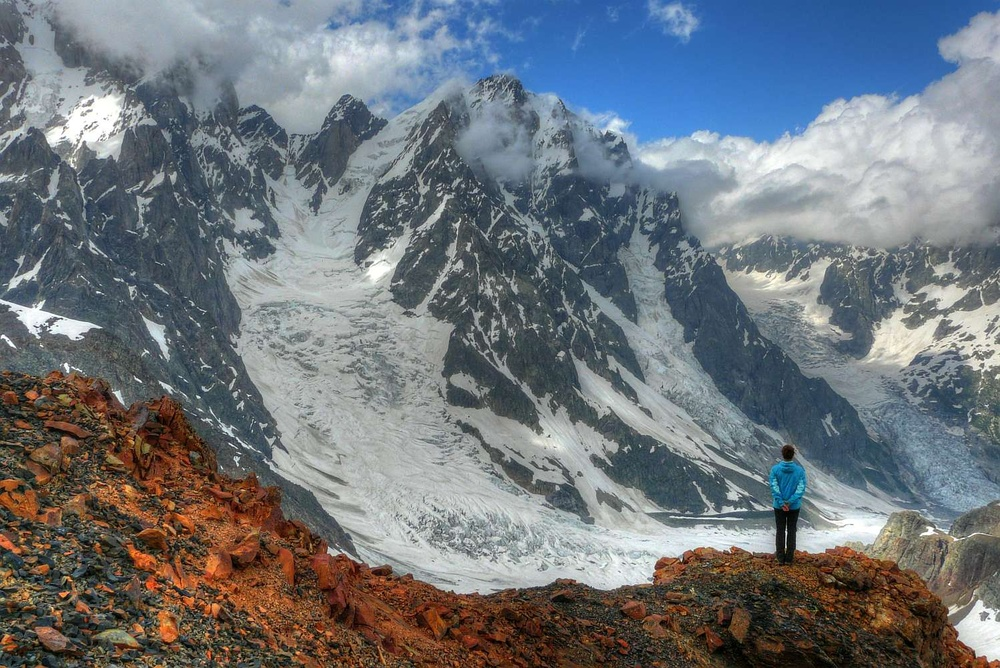
//> input picture IPA/input.jpg, 1000 x 668 px, shrunk from 1498 x 1000 before the run
$ ./mt02 ../../IPA/input.jpg 2 2   (built with g++ and OpenCV 4)
//> lines starting //> are read from the running program, lines starting //| are printed output that depends on the picture
#include <stdio.h>
#include <stdlib.h>
#include <string.h>
#include <iostream>

#include <opencv2/imgproc/imgproc.hpp>
#include <opencv2/highgui/highgui.hpp>


/*  Funkce pro šedotónový obraz (0-255) spočítá konvoluci se zadaným jádrem o velikost 3x3 typu float (CV_32FC1).
	Krajní hodnoty výsledného obrazu ponechte 0.
	Implementujte ručně průchodem obrazem, pro každý pixel projděte jeho okolí a proveďte konvoluci s jádrem.
	Výslednou hodnotu je nutno před uložením do výsledného obrazu normalizovat.

	Povolené metody a funkce OpenCV pro realizaci úkolu jsou:
		Mat:: rows, cols, step(), size(), at<>(), zeros(), ones(), eye()

*/
void convolution( cv::Mat& gray, const cv::Mat& kernel, cv::Mat& dst )
{
	dst = cv::Mat::zeros( gray.size(), CV_32FC1 );

	if( kernel.rows != 3 || kernel.cols != 3 )
		return;

	/*  Working area - begin */

	// Normaliazcni koeficient
	const int norm =
		//                       y  x
		abs( kernel.at< float >( 0, 0 ) ) +
		abs( kernel.at< float >( 0, 1 ) ) +
		abs( kernel.at< float >( 0, 2 ) ) +
		abs( kernel.at< float >( 1, 0 ) ) +
		abs( kernel.at< float >( 1, 1 ) ) +
		abs( kernel.at< float >( 1, 2 ) ) +
		abs( kernel.at< float >( 2, 0 ) ) +
		abs( kernel.at< float >( 2, 1 ) ) +
		abs( kernel.at< float >( 2, 2 ) );

	// Preskocim okraje, proto 1 pro x a y
	for ( int y = 1 ; y < gray.rows - 1 ; ++y ) {
		for ( int x = 1 ; x < gray.cols - 1 ; ++x ) {
			// Obrazek:
			// -1,-1  0,-1  1,-1
			// -1,0   x,y   1,0
			// -1,1   0,1   1,1

			// Ale musim prehodit kvuli masce
			// a b c    i g h
			// d e f => f e d
			// g h i    c b a
			uchar neighbors[3][3] = {
				{
					gray.at< uchar >( y + 1, x + 1 ),
					gray.at< uchar >( y + 1, x ),
					gray.at< uchar >( y + 1, x - 1 ),
				},

				{
					gray.at< uchar >( y, x + 1 ),
					gray.at< uchar >( y, x ),
					gray.at< uchar >( y, x - 1 ),
				},

				{
					gray.at< uchar >( y - 1, x + 1 ),
					gray.at< uchar >( y - 1, x ),
					gray.at< uchar >( y - 1, x - 1 )
				}
			};

			// Vysledek rovna se suma vsech nasobku
			float value = 0.0;
			for ( auto mask_y = 0 ; mask_y < 3 ; ++mask_y ) {
				for ( auto mask_x = 0 ; mask_x < 3 ; ++mask_x ) {
					value += kernel.at< float >( mask_y, mask_x ) * neighbors[ mask_y ][ mask_x ];
				}
			}

			dst.at< float >( y, x ) = value / norm;	// Jeste musim normalizovat
		}
	}


	/*  Working area - end */

}

/*
		Funkce provede geometrickou transformaci obrazu s využitím interpolace nejbližším sousedem.

		Vstupní transformace popisuje transformaci pixelů ze vstupního obrazu do výstupního.
		Využijeme inverzního postupu (viz přednáška), tedy vypočteme inverzní transformaci a
		pro každý bod výstupní matice budeme hledat jeho pozici ve vstupním obrazu a použijeme
		interpolace nejbližším sousedem k nalezení hodnoty výstupního pixelu.

*/
void geometricalTransform( const cv::Mat& src, cv::Mat& dst, const cv::Mat& transformation )
{
	// inverzní transformace
	cv::Mat T = transformation.inv();

	// výsledná matice/obraz
	dst = cv::Mat::zeros(src.size(), CV_8UC1 );

	/*
		Pro každý pixel výstupního obrazu
			1. najděte jeho polohu ve zdrojovém obrazu (pomocí připravené inverzní transformace v matici T)
				viz http://docs.opencv.org/modules/imgproc/doc/geometric_transformations.html?highlight=warpaffine#warpaffine
			2. zkontrolujte, není-li souřadnice mimo zdrojový obraz
			3. využijte interpolaci pomocí nejbližšího souseda k výpočtu výsledného jasu cílového pixelu (využijte funkci cvRound())

	Povolené metody a funkce OpenCV pro realizaci úkolu jsou:
		Mat:: rows, cols, step(), size(), at<>(), zeros(), ones(), eye(), cvRound()

	*/

	/*  Working area - begin */


	// Postupne iteruji vystupnim obrazkem
	for ( int y = 0 ; y < dst.rows ; ++y ) {
		for ( int x = 0 ; x < dst.cols ; ++x ) {
			dst.at< uchar >( y, x ) = src.at< uchar >( y, x );
			// Vynasobim matice
			float src_x =
				//           y  x
				T.at<float>( 0, 0 ) * x +
				T.at<float>( 0, 1 ) * y +
				T.at<float>( 0, 2 ); // * 1

			float src_y =
				//           y  x
				T.at<float>( 1, 0 ) * x +
				T.at<float>( 1, 1 ) * y +
				T.at<float>( 1, 2 ); // * 1

			// float W =
			// 	//           y  x
			// 	T.at<float>( 2, 0 ) * x +
			// 	T.at<float>( 2, 1 ) * y +
			// 	T.at<float>( 2, 2 ); // * 1

			// Pixel ukazuje mimo rozsah -> cerna
			if ( src_x < 0 || src_y < 0 || src_x >= src.cols || src_y >= src.rows ) {
				dst.at< uchar >( y, x ) = 0;
			}
			else {
				dst.at< uchar >( y, x ) = src.at< uchar >( cvRound( src_y ), cvRound( src_x ) );
			}
		}
	}

	/*  Working area - end */

	return;
}


//---------------------------------------------------------------------------
void checkDifferences( const cv::Mat test, const cv::Mat ref, std::string tag, bool save = false);
//---------------------------------------------------------------------------

//
// Examples of input parameters
//
// mt-02 image_path [rotation in degrees] [scale]


int main(int argc, char* argv[])
{
	std::string img_path = "";
	float s = 1.f;
	float r = 0.f;

	// check input parameters
	if( argc > 1 ) img_path = std::string( argv[1] );
	if( argc > 2 ) r = atof( argv[2] );
	if( argc > 3 ) s = atof( argv[3] );


	// load testing images
	cv::Mat src_rgb = cv::imread( img_path );
//> src_rgb is the input picture: 668 rows x 1000 cols, CV_8UC3; mean B, G, R 123.3, 117.3, 111.2

	// check testing images
	if( src_rgb.empty() ) {
		std::cout << "Failed to load image: " << img_path << std::endl;
		return -1;
	}

	// budeme pracovat s šedotónovým obrazem
	cv::Mat src_gray;
	cvtColor( src_rgb, src_gray, CV_BGR2GRAY );
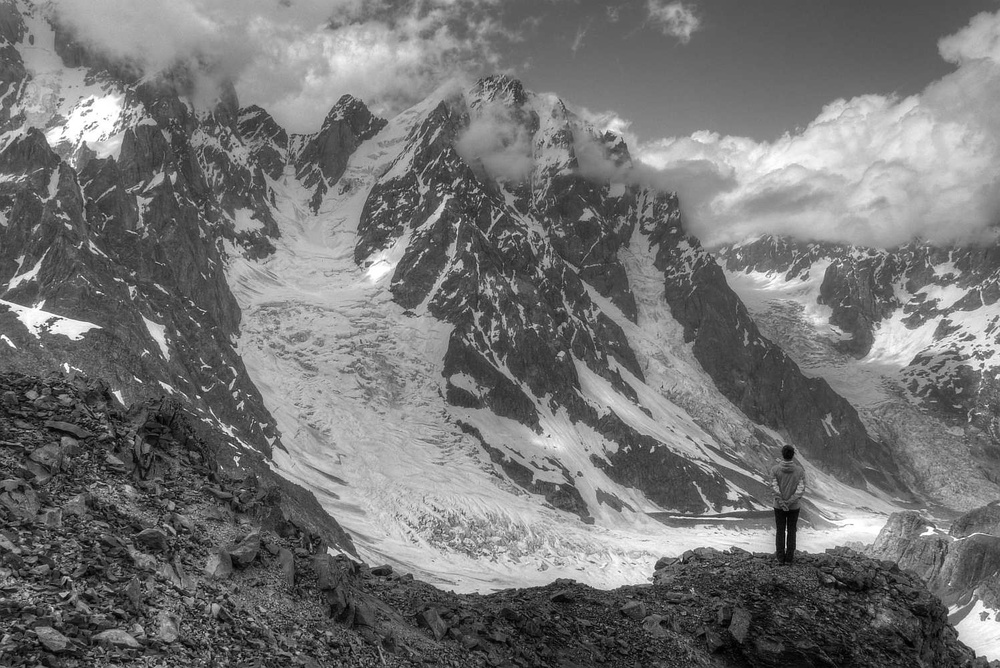
//> src_gray: 668 rows x 1000 cols, CV_8UC1; min 0, max 255, mean 116.2

	//---------------------------------------------------------------------------

	// konvoluce
	float ker[9] = { -1, -2, -1, 0, 0, 0, 1, 2, 1 };
	cv::Mat kernel( 3, 3, CV_32FC1, ker );
	cv::Mat conv_res, conv_ref;

	// naprogramované vaše řešení
	convolution( src_gray, kernel, conv_res );
//> after the loop in convolution, `for ( int y = 1 ; y < gray.rows - 1 ; ++y )`:
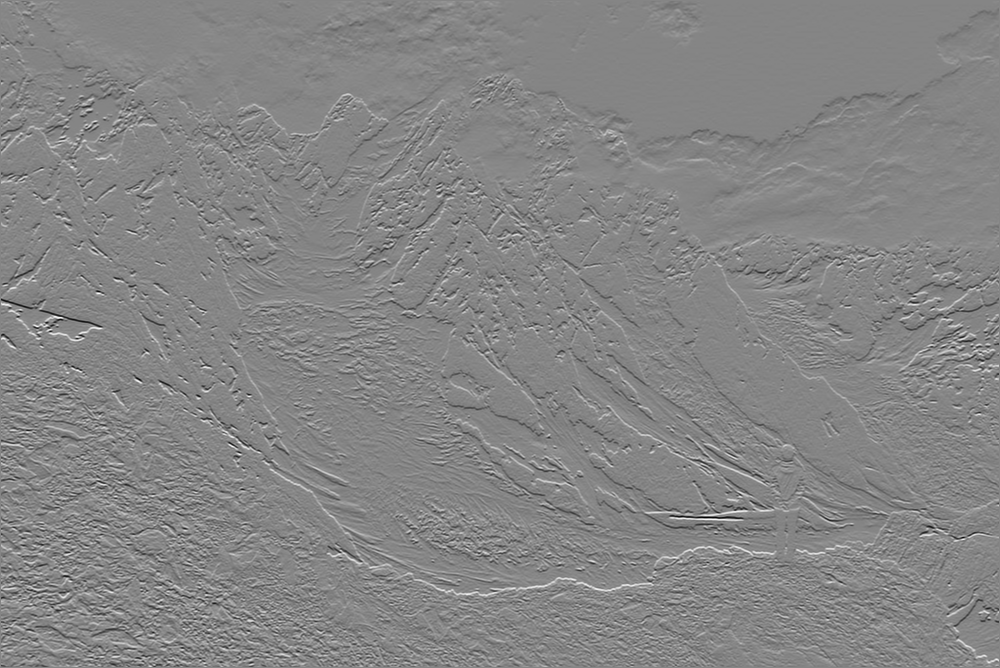
//> dst: 668 rows x 1000 cols, CV_32FC1; min -91.5, max 83.38, mean 0.1; drawn with min black and max white

	// referenční řešení
	cv::flip( kernel, kernel, -1 );
	cv::filter2D( src_gray, conv_ref, CV_32F, kernel );
	conv_ref *= 1.f/(cv::sum(abs(kernel)).val[0] + 0.000000001);
	// jelikož filter2D funkce počítá i hodnoty na okrajích výstupního obrazu (a my pro jednoduchost ne)
	// před srovnáním vymažeme krajní hodnoty obrazu
	cv::rectangle( conv_ref, cv::Point(0,0), cv::Point(conv_ref.cols-1,conv_ref.rows-1), cv::Scalar::all(0), 1 );

	//---------------------------------------------------------------------------

	// geometrická transformace

	// střed obrazu
	cv::Point2f c = cv::Point2f(0.5f*src_gray.cols,0.5f*src_gray.rows);
//> c = Point(500, 334)

	// matice translace, rotace, změny měřítka a výsledná transformace
	cv::Mat T = cv::Mat::eye(3,3,CV_32FC1);
	cv::Mat R = cv::Mat::eye(3,3,CV_32FC1);
	cv::Mat S = cv::Mat::eye(3,3,CV_32FC1);
	cv::Mat M = cv::Mat::eye(3,3,CV_32FC1);

	/*
		Nastavte koeficienty matice translace, rotace a změny měřítka
		a transformační matice vynásobte ve správném pořadí tak,
	 	aby výsledný obraz byl orotován a přeškálován kolem svého středu.
	 	Hodnoty jsou v proměnných 'c', 'r' a 's'.
	 	Pozor:
	 		- úhel je ve stupních (ne v radiánech),
	 		- chceme rotovat proti směru hodinových ručiček (matice rotace je třeba před použitím invertovat),
	 		- násobení matic A*B*C je v c++ zleva, nutno použít závorky (A*(B*C)), chceme-li násobit zprava

	Povolené metody, makra a funkce OpenCV pro realizaci úkolu jsou:
		Mat:: rows, cols, at<>(), zeros(), ones(), eye(), inv(), cos, sin, CV_PI
	*/

	/*  Working area - begin */

	// Posunuti
	//           y  x
	T.at<float>( 0, 2 ) = -c.x * s;
//> T = [[1, 0, -1000], [0, 1, 0], [0, 0, 1]]
	T.at<float>( 1, 2 ) = -c.y * s;
//> T = [[1, 0, -1000], [0, 1, -668], [0, 0, 1]]

	// Posunuti zpet (iverzni matice)
	// Ulozim do M (uspora pameti)
	//           y  x
	M.at<float>( 0, 2 ) = -c.x;
	M.at<float>( 1, 2 ) = -c.y;
	M = M.inv();


	// Rotace
	double cos_r = cos( -r * CV_PI / 180.0 );
	double sin_r = sin( -r * CV_PI / 180.0 );
	//           y  x
	R.at<float>( 0, 0 ) =  cos_r;
	R.at<float>( 0, 1 ) = -sin_r;
	R.at<float>( 1, 0 ) =  sin_r;
	R.at<float>( 1, 1 ) =  cos_r;


	// Meritko
	S.at<float>( 0, 0 ) = s;
	S.at<float>( 1, 1 ) = s;


	// Operace je nunte provest v opacnem poradi
	// ! NUTNE cist zleva (meritko, posun, rotace, posun zpet)
	M = M * R * T * S;

	/*  Working area - end */

	// std::cout << M << std::endl;

	// výsledný obraz po transformaci
	cv::Mat tran_res, tran_ref;

	// vaše naprogramované vaše řešení
	geometricalTransform( src_gray, tran_res, M );
//> after the loop in geometricalTransform, `for ( int y = 0 ; y < dst.rows ; ++y )`:
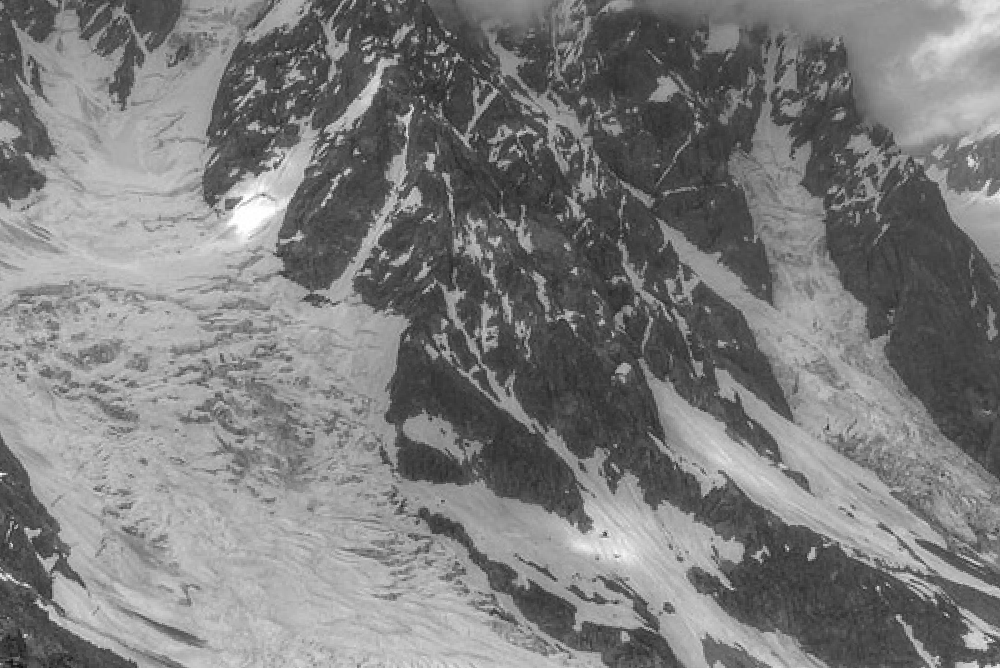
//> dst: 668 rows x 1000 cols, CV_8UC1; min 17, max 255, mean 124.4
	cv::imwrite("tran_res.png", tran_res);

	// referenční řešení
	cv::Mat Mref = cv::getRotationMatrix2D( c, r, s );
	// warpAffine funkce interně invertuje transformační matici a interpoluje výstupní hodnoty pixelů ze vstupního obrazu
	cv::warpAffine( src_gray, tran_ref, Mref, src_gray.size(), cv::INTER_NEAREST, cv::BORDER_CONSTANT, cv::Scalar::all(0) );
	cv::imwrite("tran_ref.png", tran_ref);
	//std::cout << Mref << std::endl;

	//---------------------------------------------------------------------------


	// vyhodnocení
	checkDifferences( conv_res, conv_ref, "convolution", true );
	checkDifferences( tran_res, tran_ref, "geometry", true );
	std::cout << std::endl;

	return 0;
}
//---------------------------------------------------------------------------


void checkDifferences( const cv::Mat test, const cv::Mat ref, std::string tag, bool save )
{
//> called with tag = "convolution", save = true
	double mav = 255., err = 255., nonzeros = 1000.;

	if( !test.empty() ) {
		cv::Mat diff;
		cv::absdiff( test, ref, diff );
//> diff: 668 rows x 1000 cols, CV_32FC1; every value is 0
		cv::minMaxLoc( diff, NULL, &mav );
//> mav = 0
		nonzeros = 1. * cv::countNonZero( diff ); // / (diff.rows*diff.cols);
//> nonzeros = 0
		err = (nonzeros > 0 ? ( cv::sum(diff).val[0] / nonzeros ) : 0);
//> err = 0

		if( save ) {
			diff *= 255;
			cv::imwrite( (tag+".png").c_str(), test );
			cv::imwrite( (tag+"_err.png").c_str(), diff );
		}
	}

	printf( "%s %.2f %.2f %.2f ", tag.c_str(), err, nonzeros, mav );
//| convolution 0.00 0.00 0.00
//> call 2 of checkDifferences, with tag = "geometry", save = true
//> in checkDifferences (call 2), `cv::minMaxLoc( diff, NULL, &mav );`: mav = 90
//> in checkDifferences (call 2), `nonzeros = 1. * cv::countNonZero( diff );`: nonzeros = 587
//> in checkDifferences (call 2), `err = (nonzeros > 0 ? ( cv::sum(diff).val[0] / nonzeros ) : 0);`: err = 11.6
//> in checkDifferences (call 2), `diff *= 255;`:
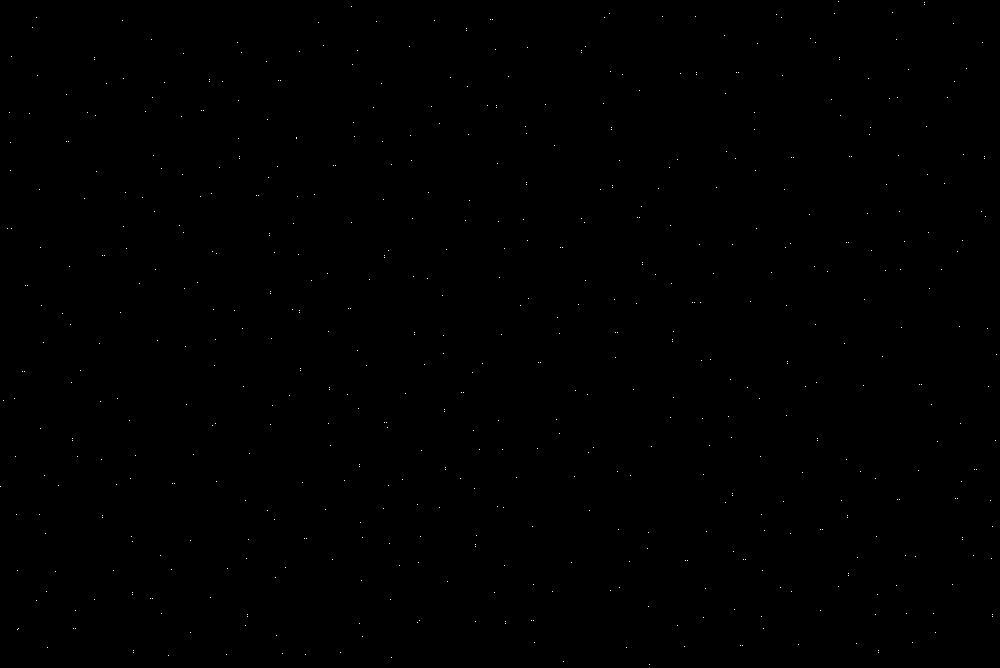
//> diff: 668 rows x 1000 cols, CV_8UC1; 0.09% white in thin lines or dots
//| geometry 11.60 587.00 90.00

	return;
}
